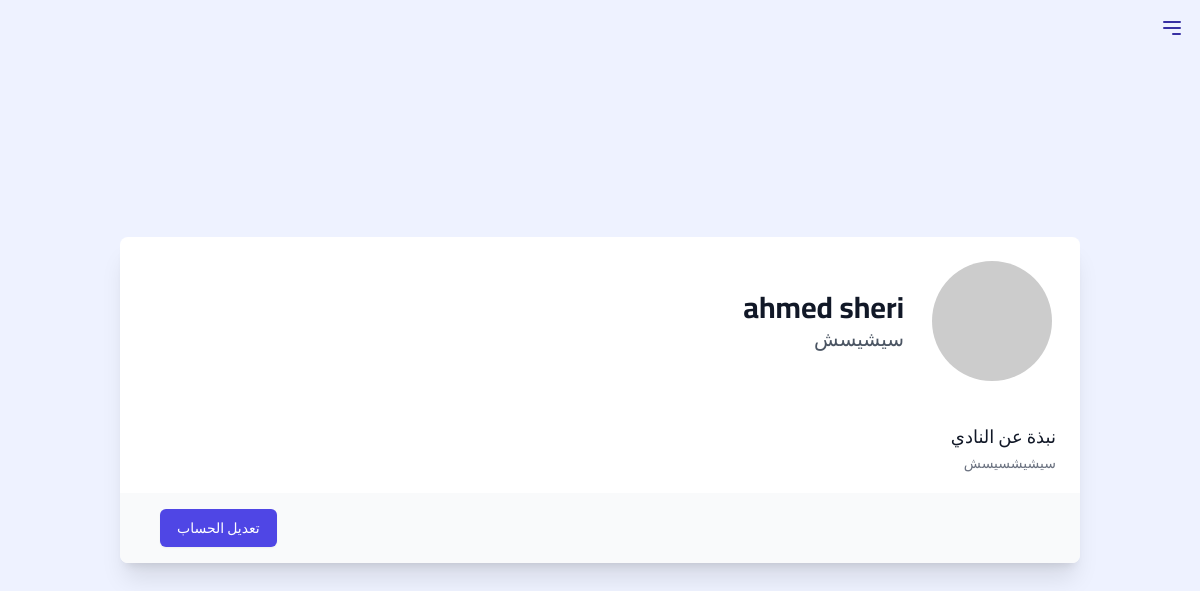
The page /ViewClubProfile/4 (signed in) on the database its author committed.
### accounts/models.py (models this page shows, shortened)
class ClubsModel(models.Model):
    name = models.CharField(max_length=250, null=True, verbose_name="اسم الاكادمية")
    club_profile_image_base64 = models.TextField(blank=True, null=True)
    desc = models.CharField(max_length=255, null=True, verbose_name="وصف قصير")
    about = models.TextField(max_length=255, null=True, verbose_name="نبذة")
    city = models.CharField(max_length=255, choices = citys, null=True, verbose_name="المدينة")
    district = models.CharField(max_length=250, null=True, verbose_name="الحي")
    street = models.CharField(max_length=250, null=True, verbose_name="الشارع")
    creation_date = models.DateTimeField(auto_now_add=True)

### pages/views.py (the view)
# urls.py: path('ViewClubProfile/<int:id>', views.ViewClubProfile, name='ViewClubProfile'),
def ViewClubProfile(request, id):
    user = request.user
    userprofile = UserProfile.objects.get(user=user)
    club = ClubsModel.objects.get(id=id)
    return render(request, 'accounts/profiles/Club/ViewClubProfile.html', {'club':club})

### messenger/templatetags/messenger_tags.py (called while the page is built)
@register.simple_tag
@stringfilter
def get_user_club(user_id):
    user = User.objects.get(id=user_id)
    club = getUserClub(user)
    return club

### messenger/views.py (called while the page is built)
def getUserClub(user):
    userprofile = user.userprofile
    if userprofile.account_type == '2':
        return userprofile.director_profile.club
    elif user.userprofile.account_type == '3':
        return userprofile.student_profile.club
    elif user.userprofile.account_type == '4':
        return userprofile.Coach_profile.club
    else:
        return None

### templates/accounts/profiles/Club/ViewClubProfile.html (shortened to what this page needs)
{% extends 'base_club_dashboard.html' %} {% load static %} {% block content %}
<div class="bg-indigo-50 min-h-screen flex items-center">
  <div class="container mx-auto py-12 px-4 sm:px-6 lg:px-8 xl:pr-[20%]">
    <div class="bg-white shadow-xl rounded-lg overflow-hidden">
      <div class="px-4 py-5 sm:px-6">
        <div class="flex items-center">
          <div class="flex-shrink-0">
            <img
              class="h-32 w-32 rounded-full border-4 border-white"
              src="https://via.placeholder.com/128"
              alt="صورة الملف الشخصي للنادي"
            />
          </div>
          <div class="mr-6">
            <h1 class="text-3xl font-bold text-gray-900">
              {{club.name}}
            </h1>
            <p class="text-xl text-gray-600">{{club.desc}}</p>
          </div>
        </div>
      </div>
      <div class="px-4 py-5 sm:px-6">
        <h3 class="text-lg leading-6 font-medium text-gray-900">
          نبذة عن النادي
        </h3>
        <p class="mt-1 max-w-2xl text-sm text-gray-500">
          {{club.about}}
        </p>
      </div>
      <div class="px-6 py-4 bg-gray-50 sm:px-10 flex justify-end">
        <a
          href="#"
          class="inline-flex justify-center py-2 px-4 border border-transparent shadow-sm text-sm font-medium rounded-md text-white bg-indigo-600 hover:bg-indigo-700 focus:outline-none focus:ring-2 focus:ring-offset-2 focus:ring-indigo-500 transition duration-150 ease-in-out"
        >
          تعديل الحساب
        </a>
      </div>
    </div>
  </div>
</div>
{% endblock %}

### templates/base_club_dashboard.html (style rules this page uses)
body { font-family: "Cairo", sans-serif; }

### rows shown on the page
ClubsModel: name "ahmed sheri", desc "سيشيسش", about "سيشيشسيسش"
